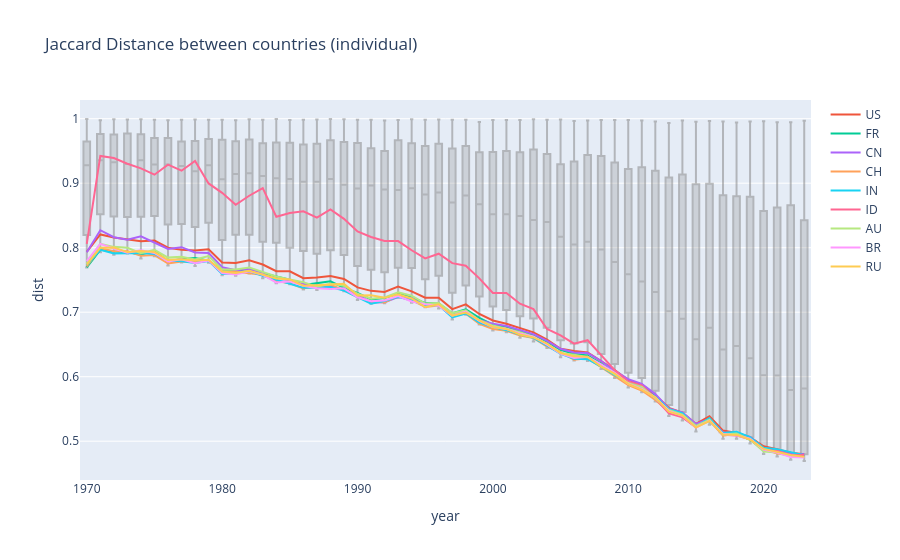

Notebook source saved alongside this figure:
### Code cell
country_list = ["US", "FR", "CN", "CH", "IN", "ID", "AU", "BR", "RU"]
fig = px.box(
    (
        df_dist_yearly_flat
        .groupby(["country", "year"], as_index=False)
        .dist
        .mean()
        # .query("year > @test_year")
    ),
    x="year",
    y="dist",
    points="outliers",
    hover_data=["country"],
    title=f"Jaccard Distance between countries ({mode})",

)
fig.update_traces(
    marker=dict(color="grey"),
    line=dict(color="grey"),
    opacity=0.5
)
for country in country_list:
    fig.add_scatter(
        x=df_dist_yearly_flat.query("country == @country").groupby("year", as_index=False).dist.mean().year,
        y=df_dist_yearly_flat.query("country == @country").groupby("year", as_index=False).dist.mean().dist,
        mode="lines",
        name=country,
        # line=dict(width=3)
    )
fig.show()
# fig.write_image("../images/w1_tree_box_1970_2023.png",
#                 width=1200, height=600, scale=2)
